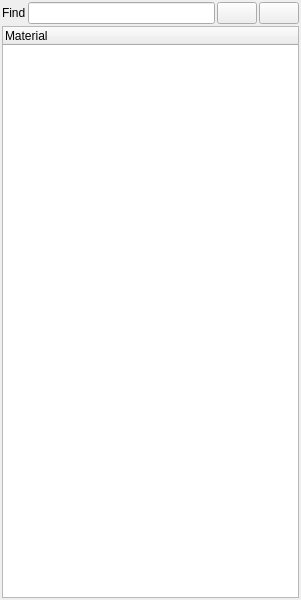
<?xml version="1.0" encoding="UTF-8"?>
<ui version="4.0">
 <class>MaterialDockWindow</class>
 <widget class="QMainWindow" name="MaterialDockWindow">
  <property name="geometry">
   <rect>
    <x>0</x>
    <y>0</y>
    <width>301</width>
    <height>600</height>
   </rect>
  </property>
  <property name="maximumSize">
   <size>
    <width>301</width>
    <height>16777215</height>
   </size>
  </property>
  <property name="windowTitle">
   <string>MainWindow</string>
  </property>
  <property name="windowIcon">
   <iconset resource="recursos.qrc">
    <normaloff>:/dlg/dock/images/colors.png</normaloff>:/dlg/dock/images/colors.png</iconset>
  </property>
  <widget class="QWidget" name="centralwidget">
   <layout class="QVBoxLayout" name="verticalLayout">
    <property name="spacing">
     <number>2</number>
    </property>
    <property name="margin">
     <number>2</number>
    </property>
    <item>
     <layout class="QHBoxLayout" name="horizontalLayout">
      <property name="spacing">
       <number>2</number>
      </property>
      <item>
       <widget class="QLabel" name="label">
        <property name="text">
         <string>Find</string>
        </property>
       </widget>
      </item>
      <item>
       <widget class="QLineEdit" name="txtKeys"/>
      </item>
      <item>
       <widget class="QPushButton" name="btnBorrarBusqueda">
        <property name="text">
         <string/>
        </property>
        <property name="icon">
         <iconset resource="recursos.qrc">
          <normaloff>:/dlg/dock/delete</normaloff>:/dlg/dock/delete</iconset>
        </property>
       </widget>
      </item>
      <item>
       <widget class="QPushButton" name="btnBuscar">
        <property name="text">
         <string/>
        </property>
        <property name="icon">
         <iconset resource="recursos.qrc">
          <normaloff>:/dlg/dock/search</normaloff>:/dlg/dock/search</iconset>
        </property>
       </widget>
      </item>
     </layout>
    </item>
    <item>
     <widget class="QTreeWidget" name="treeMateriales">
      <property name="dragEnabled">
       <bool>true</bool>
      </property>
      <property name="dragDropMode">
       <enum>QAbstractItemView::DragOnly</enum>
      </property>
      <property name="alternatingRowColors">
       <bool>true</bool>
      </property>
      <column>
       <property name="text">
        <string notr="true">Material</string>
       </property>
      </column>
     </widget>
    </item>
   </layout>
  </widget>
 </widget>
 <resources>
  <include location="recursos.qrc"/>
 </resources>
 <connections/>
</ui>
